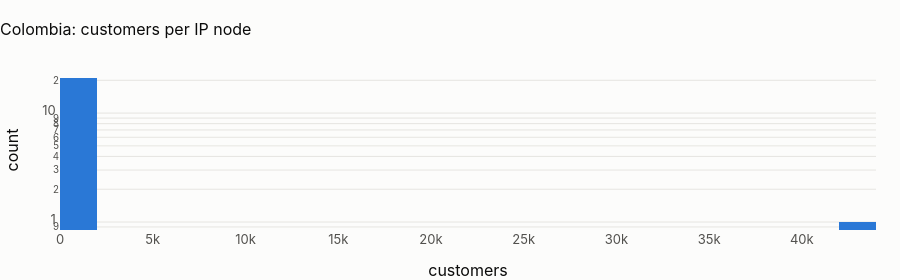

Write notebook code for a chart like this one.
### Code cell
show(
    pl.q("select node_type, count(*) as nodes from {graph_nodes} group by 1 order by 2 desc"),
    paging=False,
)
deg = pl.q(
    """select dst_id, count(distinct src_id) as customers from {graph_edges} where dst_type = 'ip' group by 1"""
)
custs = pl.q("select count(*) from {stg_customers}").iloc[0, 0]
top = int(deg.customers.max()) if len(deg) else 0
custs = max(int(custs), 1)
fig = px.histogram(
    deg, x="customers", log_y=True, nbins=40, title=f"{CTRY.title}: customers per IP node"
)
fig.update_layout(height=280)
fig.show()
display(
    Markdown(
        f"**The largest IP node links {top:,} of {CTRY.name}'s {custs:,} customers ({100 * top / custs:.0f} %)**; "
        f"{int((deg.customers == 2).sum())} IP nodes link exactly two customers. The large node is the token of NULL "
        "(missing IPs), the same defect as bank-wide: fix `pii_hash` before any graph work in any country."
    )
)

### Figure 1 — Plotly figure (JSON) as saved in the notebook; plotly's stock layout.template omitted (floating-point values rounded to 4 significant figures)
{"data": [{"bingroup": "x", "hovertemplate": "customers=%{x}<br>count=%{y}<extra></extra>", "legendgroup": "", "marker": {"color": "#2a78d6", "pattern": {"shape": ""}}, "name": "", "nbinsx": 40, "orientation": "v", "showlegend": false, "type": "histogram", "x": [2, 2, 2, 2, 2, 2, 2, 2, 2, 2, 2, 2, 2, 2, 2, 2, 2, 43215, 2, 2, 2, 2], "xaxis": "x", "yaxis": "y"}], "layout": {"barmode": "relative", "height": 280, "legend": {"tracegroupgap": 0}, "title": {"text": "Colombia: customers per IP node"}, "xaxis": {"anchor": "y", "domain": [0.0, 1.0], "title": {"text": "customers"}}, "yaxis": {"anchor": "x", "domain": [0.0, 1.0], "title": {"text": "count"}, "type": "log"}}}
